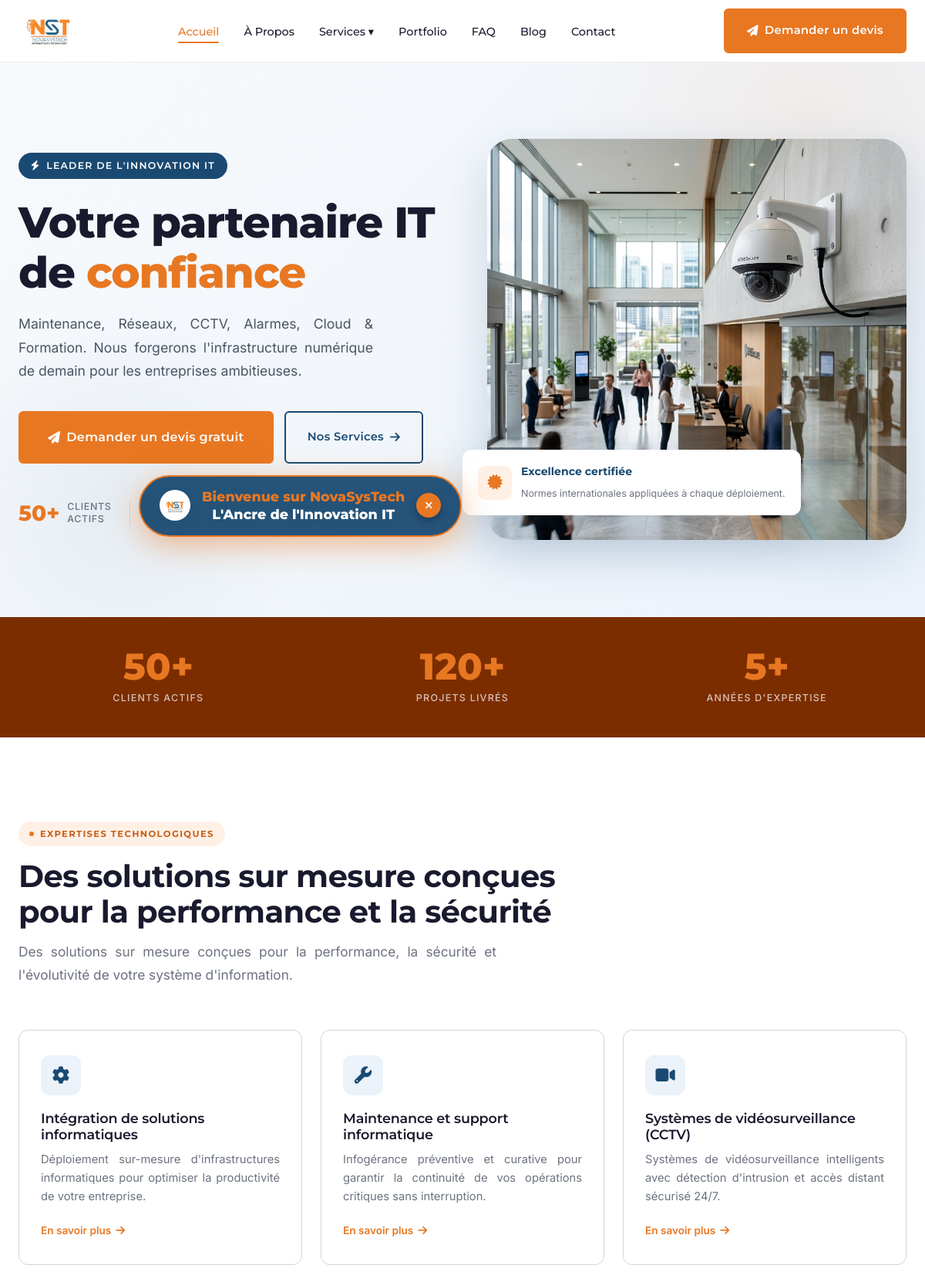
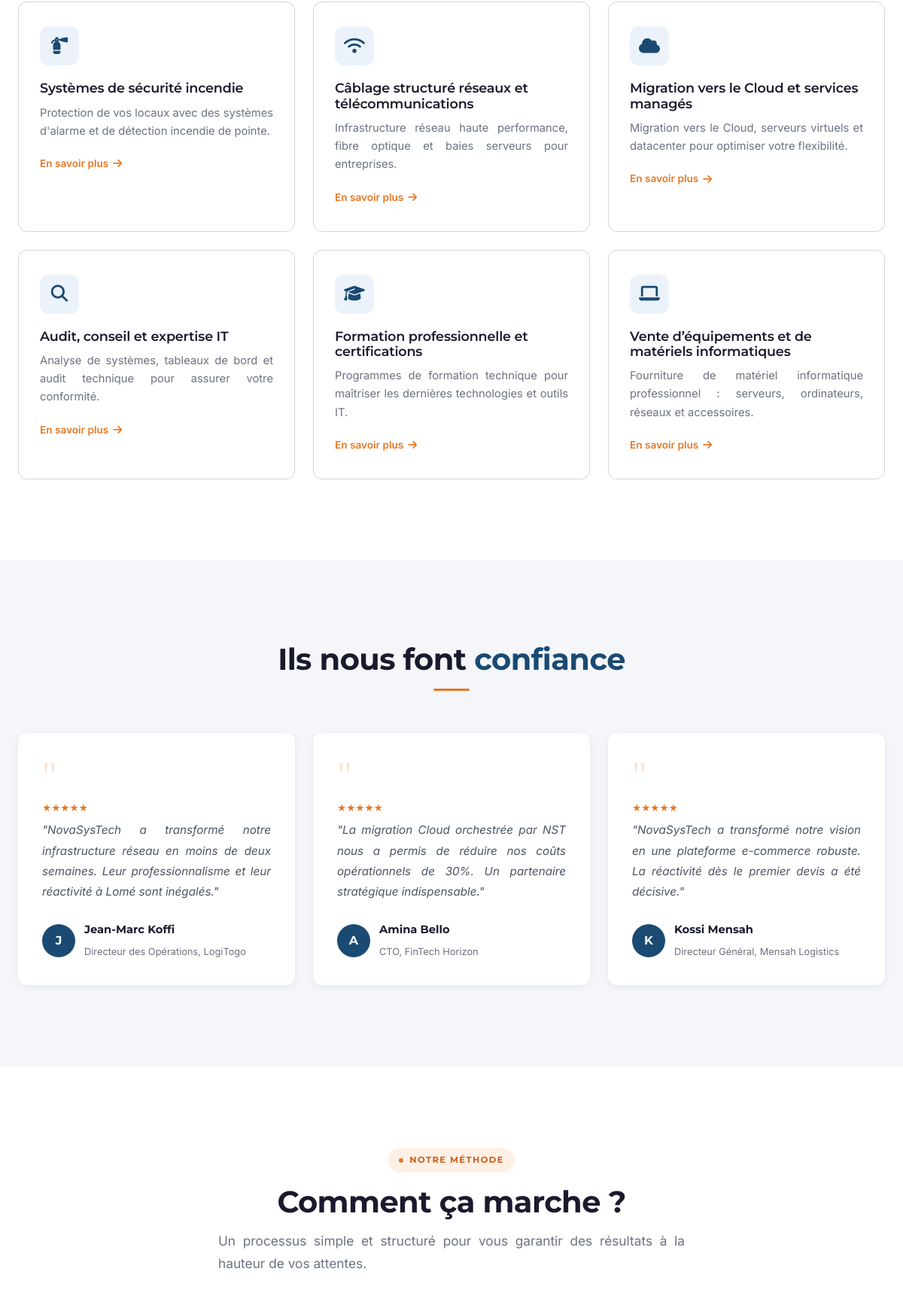
The page / (upper part) on the database its author committed (2 pictures, top to bottom).
### services/models.py (models this page shows, shortened)
class Service(models.Model):
    ICONES = [
        ('wrench', 'Maintenance'),
        ('video', 'Caméras de sécurité'),
        ('shield', 'Sécurité incendie'),
        ('wifi', 'Réseaux & Systèmes'),
        ('cloud', 'Services Cloud'),
        ('search', 'Contrôle & Audit'),
        ('graduation-cap', 'Formation'),
        ('laptop', 'Vente équipements'),
    ]
    nom = models.CharField(max_length=200)
    slug = models.SlugField(unique=True)
    icone = models.CharField(max_length=50, default='wrench')
    description_courte = models.CharField(max_length=300)
    description_longue = models.TextField()
    image_hero = models.ImageField(upload_to='services/', blank=True, null=True)
    features = models.TextField(help_text='Une feature par ligne', blank=True)
    avantages = models.TextField(help_text='Un avantage par ligne', blank=True)
    meta_title = models.CharField(max_length=70, blank=True)
    meta_description = models.CharField(max_length=160, blank=True)
    ordre = models.IntegerField(default=0)
    est_actif = models.BooleanField(default=True)
    class Meta:
        ordering = ['ordre']
        verbose_name = 'Service'
    def get_absolute_url(self):
        from django.urls import reverse
        return reverse('service_detail', args=[self.slug])

### core/models.py (models this page shows, shortened)
class Temoignage(models.Model):
    nom = models.CharField(max_length=100)
    poste = models.CharField(max_length=150)
    entreprise = models.CharField(max_length=150, blank=True)
    photo = models.ImageField(upload_to='temoignages/', blank=True, null=True)
    texte = models.TextField()
    note = models.IntegerField(default=5, choices=[(i,i) for i in range(1,6)])
    est_publie = models.BooleanField(default=True)
    ordre = models.IntegerField(default=0)
    created_at = models.DateTimeField(auto_now_add=True)
    class Meta:
        ordering = ['ordre', '-created_at']
        verbose_name = 'Témoignage'

### core/views.py (the view)
# urls.py: path('', views.index, name='index'),
def index(request):
    temoignages = Temoignage.objects.filter(est_publie=True)[:3]
    services = Service.objects.filter(est_actif=True).order_by('ordre')
    projets = Projet.objects.filter(est_publie=True)[:3]
    articles = Article.objects.filter(est_publie=True)[:3]
    ctx = {'temoignages': temoignages, 'services': services,
           'projets': projets, 'articles': articles, 'page': 'accueil'}
    return render(request, 'core/index.html', ctx)

### core/context_processors.py (called while the page is built)
def global_context(request):
    return {
        'PHONE_1': getattr(settings, 'PHONE_1', '+228 79 92 81 81'),
        'EMAIL_CONTACT': getattr(settings, 'EMAIL_CONTACT', 'contact@novasystechn.com'),
        'EMAIL_SUPPORT': getattr(settings, 'EMAIL_SUPPORT', 'contact@novasystechn.com'),
        'WHATSAPP_NUMBER': getattr(settings, 'WHATSAPP_NUMBER', '22879928181'),
        'ADRESSE': getattr(settings, 'ADRESSE', 'Agoè Assiyéyé, Lomé'),
        'MAPS_URL': getattr(settings, 'MAPS_URL', ''),
        'RECAPTCHA_PUBLIC_KEY': getattr(settings, 'RECAPTCHA_PUBLIC_KEY', ''),
        'SITE_URL': getattr(settings, 'SITE_URL', ''),
    }

### templates/core/index.html (shortened to what this page needs)
{% extends 'base/base.html' %}
{% load static %}
{% block content %}
<section class="hero-home">
  <div class="container">
    <div class="hero-grid">
      <div class="hero-content">
        <div class="hero-tag" data-aos>
          <i class="fas fa-bolt"></i> Leader de l'innovation IT
        </div>
        <h1 class="hero-title" data-aos data-aos-delay="100">
          Votre partenaire IT de <span class="highlight">confiance</span>
        </h1>
        <p class="hero-sub" data-aos data-aos-delay="200">
          Maintenance, Réseaux, CCTV, Alarmes, Cloud & Formation. Nous forgerons l'infrastructure numérique de demain pour les entreprises ambitieuses.
        </p>
        <div class="hero-actions" data-aos data-aos-delay="300">
          <a href="{% url 'devis' %}" class="btn btn-primary btn-lg">
            <i class="fas fa-paper-plane"></i> Demander un devis gratuit
          </a>
          <a href="{% url 'services' %}" class="btn btn-outline-dark">
            Nos Services <i class="fas fa-arrow-right"></i>
          </a>
        </div>
        <div class="hero-badges" data-aos data-aos-delay="400">
          <div class="hero-badge">
            <div class="hero-badge-num">50+</div>
            <div class="hero-badge-label">Clients<br>actifs</div>
          </div>
          <div class="hero-badge" style="padding-left:24px;border-left:1px solid var(--gray-mid);">
            <div class="hero-badge-num">120+</div>
            <div class="hero-badge-label">Projets<br>livrés</div>
          </div>
          <div class="hero-badge" style="padding-left:24px;border-left:1px solid var(--gray-mid);">
            <div class="hero-badge-num">5+</div>
            <div class="hero-badge-label">Années<br>d'expertise</div>
          </div>
        </div>
      </div>
      <div class="hero-image-wrap" data-aos="fade-left" data-aos-delay="200">
        <img src="{% static 'images/cctv-hero.png' %}" alt="Caméras CCTV de surveillance NovaSysTech" loading="lazy">
        <div class="hero-card-float">
          <div class="icon"><i class="fas fa-certificate"></i></div>
          <div>
            <strong>Excellence certifiée</strong>
            <span>Normes internationales appliquées à chaque déploiement.</span>
          </div>
        </div>
      </div>
    </div>
  </div>
</section>
<section class="stats-bar">
  <div class="container">
    <div class="stats-grid">
      <div class="stat-item">
        <span class="num" data-counter="50" data-suffix="+">50+</span>
        <span class="label">Clients Actifs</span>
      </div>
      <div class="stat-item">
        <span class="num" data-counter="120" data-suffix="+">120+</span>
        <span class="label">Projets Livrés</span>
      </div>
      <div class="stat-item">
        <span class="num" data-counter="5" data-suffix="+">5+</span>
        <span class="label">Années d'Expertise</span>
      </div>
    </div>
  </div>
</section>
<section class="section">
  <div class="container">
    <div class="section-header" data-aos>
      <div class="section-tag">Expertises Technologiques</div>
      <h2>Des solutions sur mesure conçues<br>pour la performance et la sécurité</h2>
      <p>Des solutions sur mesure conçues pour la performance, la sécurité et l'évolutivité de votre système d'information.</p>
    </div>
    <div class="services-grid">
      {% for service in services %}
      <a href="{{ service.get_absolute_url }}" class="service-card" data-aos data-aos-delay="{{ forloop.counter0|add:1 }}00">
        <div class="service-icon">
          {% if service.icone == 'wrench' %}<i class="fas fa-wrench"></i>
          {% elif service.icone == 'video' %}<i class="fas fa-video"></i>
          {% elif service.icone == 'wifi' %}<i class="fas fa-wifi"></i>
          {% elif service.icone == 'shield' %}<i class="fas fa-fire-extinguisher"></i>
          {% elif service.icone == 'cloud' %}<i class="fas fa-cloud"></i>
          {% elif service.icone == 'search' %}<i class="fas fa-search"></i>
          {% elif service.icone == 'graduation-cap' %}<i class="fas fa-graduation-cap"></i>
          {% elif service.icone == 'laptop' %}<i class="fas fa-laptop"></i>
          {% else %}<i class="fas fa-cog"></i>{% endif %}
        </div>
        <h3>{{ service.nom }}</h3>
        <p>{{ service.description_courte }}</p>
        <span class="link">En savoir plus <i class="fas fa-arrow-right"></i></span>
      </a>
      {% endfor %}
    </div>
  </div>
</section>
<section class="section temoignages-section">
  <div class="container">
    <div class="section-header centered" data-aos>
      <h2>Ils nous font <span class="text-blue">confiance</span></h2>
      <div style="width:48px;height:3px;background:var(--orange);margin:16px auto 0;border-radius:2px;"></div>
    </div>
    <div class="services-grid" style="margin-top:0">
      {% for t in temoignages %}
      <div class="temoignage-card" data-aos data-aos-delay="{{ forloop.counter0|add:1 }}00">
        <div class="quote-icon">"</div>
        <div class="stars">★★★★★</div>
        <p>"{{ t.texte }}"</p>
        <div class="temoignage-author">
          {% if t.photo %}
          <img src="{{ t.photo.url }}" alt="{{ t.nom }}">
          {% else %}
          <div class="avatar-placeholder">{{ t.nom|slice:":1" }}</div>
          {% endif %}
          <div>
            <strong>{{ t.nom }}</strong>
            <span>{{ t.poste }}{% if t.entreprise %}, {{ t.entreprise }}{% endif %}</span>
          </div>
        </div>
      </div>
      {% endfor %}
    </div>
  </div>
</section>
<section class="section">
  <div class="container">
    <div class="section-header centered" data-aos>
      <div class="section-tag">Notre Méthode</div>
      <h2>Comment ça marche ?</h2>
      <p>Un processus simple et structuré pour vous garantir des résultats à la hauteur de vos attentes.</p>
    </div>
  </div>
</section>
{% endblock %}

### rows shown on the page
Service: icone "cog" (drawn), nom "Intégration de solutions informatiques", description_courte "Déploiement sur-mesure d'infrastructures informatiques pour optimiser la productivité de votre entreprise."
Service: icone "wrench" (drawn), nom "Maintenance et support informatique", description_courte "Infogérance préventive et curative pour garantir la continuité de vos opérations critiques sans interruption."
Service: icone "video" (drawn), nom "Systèmes de vidéosurveillance (CCTV)", description_courte "Systèmes de vidéosurveillance intelligents avec détection d'intrusion et accès distant sécurisé 24/7."
Service: icone "shield" (drawn), nom "Systèmes de sécurité incendie", description_courte "Protection de vos locaux avec des systèmes d'alarme et de détection incendie de pointe."
Service: icone "wifi" (drawn), nom "Câblage structuré réseaux et télécommunications", description_courte "Infrastructure réseau haute performance, fibre optique et baies serveurs pour entreprises."
Service: icone "cloud" (drawn), nom "Migration vers le Cloud et services managés", description_courte "Migration vers le Cloud, serveurs virtuels et datacenter pour optimiser votre flexibilité."
Service: icone "search" (drawn), nom "Audit, conseil et expertise IT", description_courte "Analyse de systèmes, tableaux de bord et audit technique pour assurer votre conformité."
Service: icone "graduation-cap" (drawn), nom "Formation professionnelle et certifications", description_courte "Programmes de formation technique pour maîtriser les dernières technologies et outils IT."
Service: icone "laptop" (drawn), nom "Vente d’équipements et de matériels informatiques", description_courte "Fourniture de matériel informatique professionnel : serveurs, ordinateurs, réseaux et accessoires."
Temoignage: texte "NovaSysTech a transformé notre infrastructure réseau en moins de deux semaines. Leur professionnalisme et leur réactivité à Lomé sont inégalés.", nom "J", nom "Jean-Marc Koffi", poste "Directeur des Opérations", entreprise "LogiTogo"
Temoignage: texte "La migration Cloud orchestrée par NST nous a permis de réduire nos coûts opérationnels de 30%. Un partenaire stratégique indispensable.", nom "A", nom "Amina Bello", poste "CTO", entreprise "FinTech Horizon"
Temoignage: texte "NovaSysTech a transformé notre vision en une plateforme e-commerce robuste. La réactivité dès le premier devis a été décisive.", nom "K", nom "Kossi Mensah", poste "Directeur Général", entreprise "Mensah Logistics"
